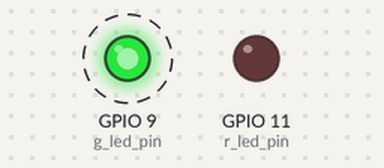
Simulated run of this program. Board: Raspberry Pi (BCM pin numbers). Shown: output pins drawn as LEDs (lit = HIGH). Dashed ring = blinking.

Above: at 0.5 s.
Timing chart, 0 to 3.5 s (numbered marks = the images above):
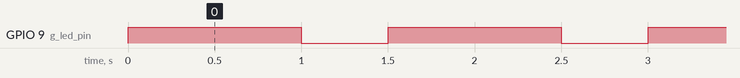

The program:

led_green.py
```python
import wiringpi
import time

g_led_pin=9
r_led_pin=11

wiringpi.wiringPiSetupGpio()
wiringpi.pinMode(r_led_pin,1)
wiringpi.pinMode(g_led_pin,1)

wiringpi.digitalWrite(r_led_pin,0)
wiringpi.digitalWrite(g_led_pin,0)

while True:
    wiringpi.digitalWrite(g_led_pin,1)
    time.sleep(1)
    wiringpi.digitalWrite(g_led_pin,0)
    time.sleep(0.5)
```

Measured:
- by itself, GPIO 9 (g_led_pin): alternates HIGH for 1.0 s and LOW for 0.50 s
